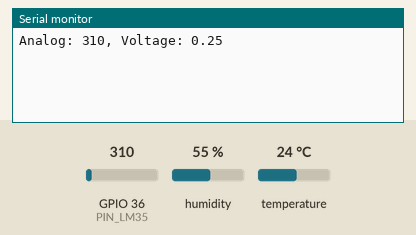
Recording of a sketch running on a simulated ESP32. Shown: the last lines printed to the serial monitor. Inputs (shaded band) come from the test bench; at power-on: humidity 55 %, GPIO 36 (PIN_LM35) = 310, temperature 24 °C.

Above: at 1.3 s.
1.4 s: humidity set to 22 %
At 2.4 s:
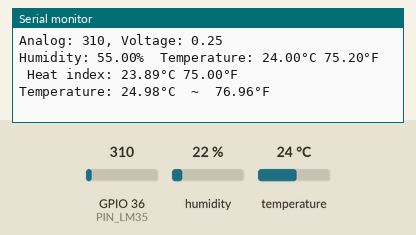
3.0 s: GPIO 36 (PIN_LM35) set to 372
At 4.3 s:
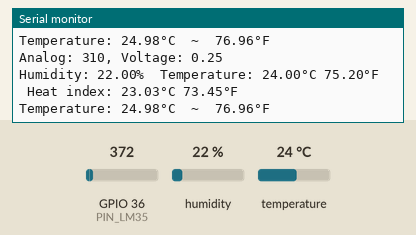
4.5 s: temperature set to 12 °C
At 5.9 s:
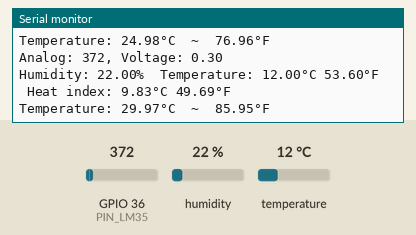
6.0 s: GPIO 36 (PIN_LM35) set to 434
At 7.3 s:
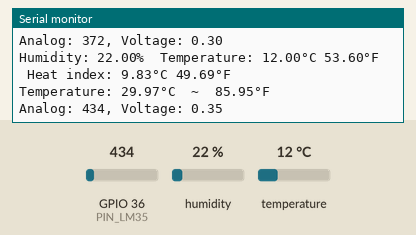
7.5 s: humidity set to 40 %
At 8.4 s:
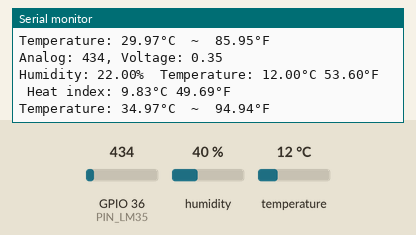
Timing chart, 0 to 10.0 s (numbered marks = the images above; inputs shaded):
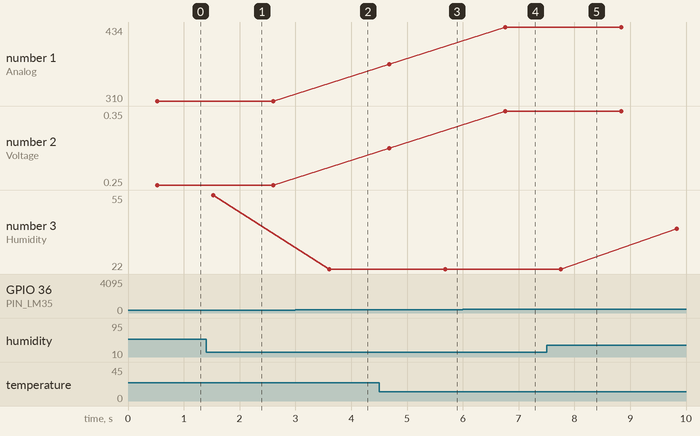

The sketch:

Kel11_Read_Potensioall.ino
```cpp
#include "DHT.h"
#define DHTPIN 27     // Digital pin connected to the DHT sensor
#define DHTTYPE DHT11   // DHT 11
DHT dht(DHTPIN, DHTTYPE);
#define ADC_VREF_mV    3300.0 // in millivolt
#define ADC_RESOLUTION 4096.0
#define PIN_LM35       36 // ESP32 pin GIOP36 (ADC0) connected to LM35

float floatMap(float x, float in_min, float in_max, float out_min, float out_max) {
  return (x - in_min) * (out_max - out_min) / (in_max - in_min) + out_min;
}

void setup() {
  // initialize serial communication at 9600 bits per second:
  Serial.begin(9600);
  dht.begin();
   Serial.begin(9600);
}

void loop() {
  // read the input on analog pin GIOP36:
  int analogValue = analogRead(36);
  // Rescale to potentiometer's voltage (from 0V to 3.3V):
  float voltage = floatMap(analogValue, 0, 4095, 0, 3.3);

  delay(500);
  // Reading temperature or humidity takes about 250 milliseconds!
  // Sensor readings may also be up to 2 seconds 'old' (its a very slow sensor)
  float h = dht.readHumidity();
  // Read temperature as Celsius (the default)
  float t = dht.readTemperature();
  // Read temperature as Fahrenheit (isFahrenheit = true)
  float f = dht.readTemperature(true);
  // Check if any reads failed and exit early (to try again).
  if (isnan(h) || isnan(t) || isnan(f)) {
    Serial.println(F("Failed to read from DHT sensor!"));
    return;
  }

  // Compute heat index in Fahrenheit (the default)
  float hif = dht.computeHeatIndex(f, h);
  // Compute heat index in Celsius (isFahreheit = false)
  float hic = dht.computeHeatIndex(t, h, false);
   // read the ADC value from the temperature sensor
  int adcVal = analogRead(PIN_LM35);
  // convert the ADC value to voltage in millivolt
  float milliVolt = adcVal * (ADC_VREF_mV / ADC_RESOLUTION);
  // convert the voltage to the temperature in °C
  float tempC = milliVolt / 10;
  // convert the °C to °F
  float tempF = tempC * 9 / 5 + 32;

  // print out the value you read:
  Serial.print("Analog: ");
  Serial.print(analogValue);
  Serial.print(", Voltage: ");
  Serial.println(voltage);
  delay(1000);

  Serial.print(F("Humidity: "));
  Serial.print(h);
  Serial.print(F("%  Temperature: "));
  Serial.print(t);
  Serial.print(F("°C "));
  Serial.print(f);
  Serial.print(F("°F  Heat index: "));
  Serial.print(hic);
  Serial.print(F("°C "));
  Serial.print(hif);
  Serial.println(F("°F"));

  // print the temperature in the Serial Monitor:
  Serial.print("Temperature: ");
  Serial.print(tempC);   // print the temperature in °C
  Serial.print("°C");
  Serial.print("  ~  "); // separator between °C and °F
  Serial.print(tempF);   // print the temperature in °F
  Serial.println("°F");

  delay(500);
}
```

Measured:
- after the input at 4.5 s, the serial monitor: prints a new line after 1.2 s (image 3)
- after the input at 6.0 s, the serial monitor: prints a new line after 0.76 s (image 4)
- plotted number 1: 372 → 434 after the input at 6.0 s
- plotted number 2: 0.3 → 0.35 after the input at 6.0 s
- plotted number 3: 22 → 40 after the input at 7.5 s
